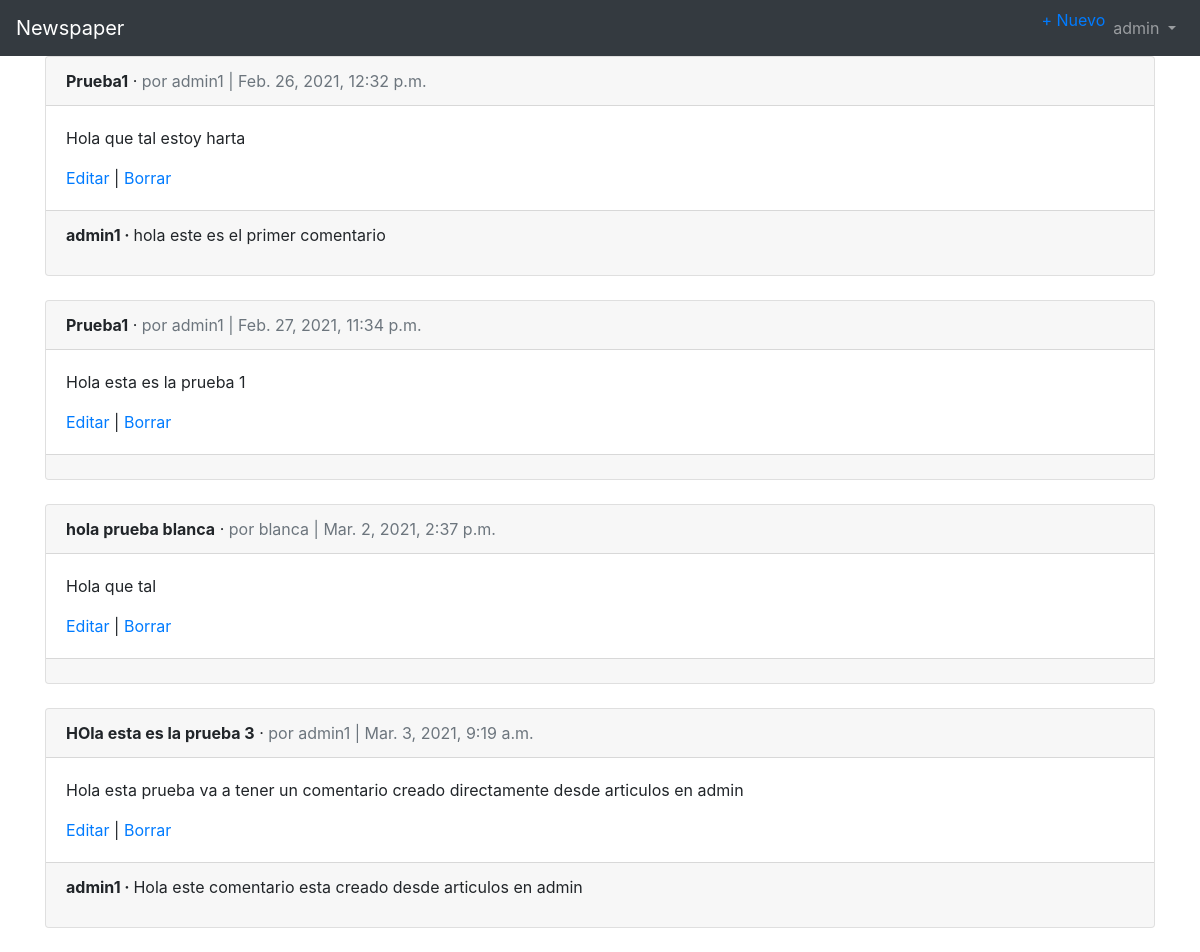
/articles/ (signed in), run on the app's committed database.
### accounts/models.py (models this page shows)
class CustomUser(AbstractUser):
    age = models.PositiveIntegerField(null=True, blank=True)

### articles/models.py (models this page shows, shortened)
class Article(models.Model):
    title = models.CharField(max_length=255, verbose_name='Título')
    body = models.TextField(verbose_name='Cuerpo')
    date = models.DateTimeField(auto_now_add=True, verbose_name='Fecha')
    author = models.ForeignKey(
        get_user_model(),
        on_delete=models.CASCADE,
        verbose_name='Autor'
    )

class Comment(models.Model):
    article = models.ForeignKey(
        Article,
        on_delete=models.CASCADE,
        related_name='comments',
        verbose_name='Artículo'
    )
    comment = models.CharField(max_length=140, verbose_name='Comentario')
    author = models.ForeignKey(
        get_user_model(),
        on_delete=models.CASCADE,
        verbose_name='Autor'
    )
    def __str__(self):
        return self.comment

### articles/views.py (the view)
# urls.py: path('', ArticleListView.as_view(), name='article_list'),
class ArticleListView(LoginRequiredMixin, ListView):
    model = Article
    template_name = 'article_list.html'

### templates/article_list.html (shortened to what this page needs)
{% extends 'base.html' %}
{% block content %}
  {% for article in object_list %}
    <div class="card">
      <div class="card-header">
        <span class="font-weight-bold">{{ article.title }}</span> &middot;
        <span class="text-muted">por {{ article.author }} | {{ article.date }}</span>
      </div>
      <div class="card-body">
        <p>{{ article.body }}</p>
        <a href="{% url 'article_edit' article.pk %}">Editar</a> |
        <a href="{% url 'article_delete' article.pk %}">Borrar</a>
      </div>
      <div class="card-footer">
        {% for comment in article.comments.all %}
          <p>
            <span class="font-weight-bold">
              {{ comment.author }} &middot;
            </span>
            {{ comment }}
          </p>
        {% endfor %}
      </div>
    </div>
    <br>
  {% endfor %}
{% endblock content %}

### templates/base.html (shortened to what this page needs)
<!doctype html>
<html lang="es">
  <head>
    <link rel="stylesheet" href="https://cdn.jsdelivr.net/npm/bootstrap@4.5.3/dist/css/bootstrap.min.css">
  </head>
  <body>
    <nav class="navbar navbar-expand-lg navbar-dark bg-dark">
      <a class="navbar-brand" href="{% url 'home' %}">Newspaper</a>
      <div class="collapse navbar-collapse" id="navbarSupportedContent">
        {% if user.is_authenticated %}
          <ul class="navbar-nav ml-auto">
            <li class="nav-item">
              <a href="{% url 'article_new' %}">+ Nuevo</a>
            </li>
            <li class="nav-item">
              <a class="nav-link dropdown-toggle" href="#" id="navbarDropdown" role="button" data-toggle="dropdown" aria-haspopup="true" aria-expanded="false">
                {{ user.username }}
              </a>
            </li>
          </ul>
        {% else %}
          <form class="form-inline ml-auto">
            <a href="{% url 'login' %}" class="btn btn-outline-secondary">Log In</a>
            <a href="{% url 'signup' %}" class="btn btn-primary ml-2">Sign up</a>
          </form>
        {% endif %}
      </div>
    </nav>
    <main>
      <div class="container">
        {% block content %}
        {% endblock content %}
      </div>
    </main>
  </body>
</html>

### data on the page
CustomUser: username "admin"
Article: title "Prueba1", author "admin1", date "Feb. 26, 2021, 12:32 p.m.", body "Hola que tal estoy harta"
Comment: author "admin1", comment "hola este es el primer comentario"
Article: title "Prueba1", author "admin1", date "Feb. 27, 2021, 11:34 p.m.", body "Hola esta es la prueba 1"
Article: title "hola prueba blanca", author "blanca", date "Mar. 2, 2021, 2:37 p.m.", body "Hola que tal"
Article: title "HOla esta es la prueba 3", author "admin1", date "Mar. 3, 2021, 9:19 a.m.", body "Hola esta prueba va a tener un comentario creado directamente desde articulos en admin"
Comment: author "admin1", comment "Hola este comentario esta creado desde articulos en admin"
